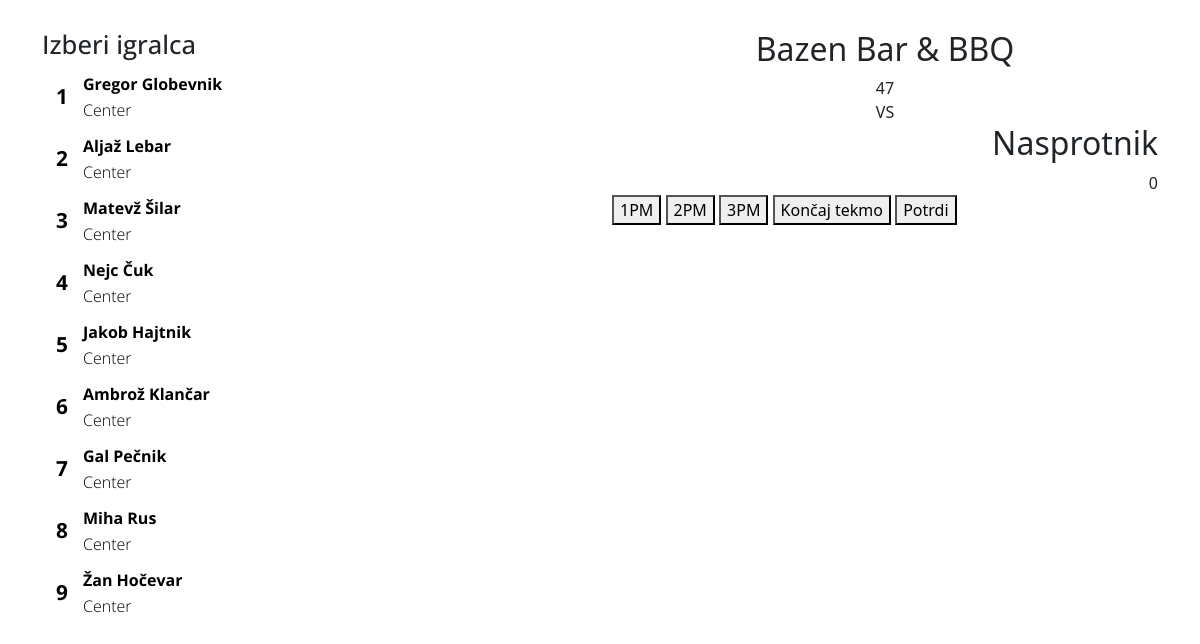
Screenshot of /game with the database file from the repository.
### app/models.py (models this page shows, shortened)
class Players(db.Model):
    player_id = db.Column(db.Integer, primary_key=True, autoincrement=True)
    full_name = db.Column(db.String(50), index=True, nullable=False)
    jersey_no = db.Column(db.String(50), index=True, nullable=False)
    pa_1 = db.Column(db.Integer, index=True)
    pm_1 = db.Column(db.Integer, index=True)
    pa_2 = db.Column(db.Integer, index=True)
    pm_2 = db.Column(db.Integer, index=True)
    pa_3 = db.Column(db.Integer, index=True)
    pm_3 = db.Column(db.Integer, index=True)
    fouls_o = db.Column(db.Integer, index=True)
    fouls_d = db.Column(db.Integer, index=True)
    rebounds_o = db.Column(db.Integer, index=True)
    rebounds_d = db.Column(db.Integer, index=True)
    assists = db.Column(db.Integer, index=True)
    turnovers = db.Column(db.Integer, index=True)
    blocks = db.Column(db.Integer, index=True)
    steals = db.Column(db.Integer, index=True)
    id_positon = db.Column(db.Integer, db.ForeignKey('positions.position_id'), nullable=False)
    id_opponent = db.Column(db.Integer, db.ForeignKey('opponents.opponent_id'))

class Opponents(db.Model):
    opponent_id = db.Column(db.INTEGER, primary_key=True, autoincrement=True, nullable=False)
    team_name = db.Column(db.String(50), index=True)
    points = db.Column(db.Integer, index=True)
    score = db.Column(db.Boolean, index=True)
    result = db.Column(db.Boolean, index=True)
    date = db.Column(db.Date, index=True, nullable=False)
    id_opponent = db.relationship('Players', backref='opponent', lazy=True)

### app/routes.py (the view)
@app.route('/game', methods=['GET', 'POST'])
def game():
    players = Players.query.all()
    current_opponent = Opponents.query.filter_by(date=date.today()).first()
    return render_template('game.html', current_opponent=current_opponent, players=players)

### app/templates/game.html (shortened to what this page needs)
{% extends "playerList.html" %}
{% block content %}
    <h2 id="bbq" style="text-align: center;">Bazen Bar & BBQ</h2>
        <div id="rezultat1" style="text-align: center;">47</div>
        <div style="text-align: center;">VS</div>
        <h2 id="nasportnik" style="text-align: right;">Nasprotnik</h2>
        <div id="result2" style="text-align: right;">{{ current_opponent.points }}</div>
        <button id="1pm" type="button" points="{{ current_opponent.points }}">1PM</button>
        <button id="2pm" type="button" points="{{ current_opponent.points }}">2PM</button>
        <button id="3pm" type="button" points="{{ current_opponent.points }}">3PM</button>
        <button type="button">Končaj tekmo</button>
        <button type="button">Potrdi</button>
{% endblock %}

### app/templates/playerList.html (shortened to what this page needs)
<!DOCTYPE html>
<html lang="en">
<head>
    <link rel="stylesheet" href="{{ url_for('static',filename='style.css') }}">
    <link href="https://cdn.jsdelivr.net/npm/bootstrap@5.1.0/dist/css/bootstrap.min.css" rel="stylesheet">
    <link rel="stylesheet" href="/static/css/base.css">
    <link rel="stylesheet" href="/static/css/playerList.css">
</head>
<body>
    <div class="container">
        <div class="row">
            <div class="col">
                <h1>Izberi igralca</h1>
                <div class="side-players">
                    {% for player in players %}
                        <a href="statistika.html" class="player">
                            <table>
                                <tr>
                                    <td rowspan="2" class="player-id">
                                        <div>{{ player.player_id }}</div>
                                    </td>
                                    <td>
                                        <div class="player-name">{{ player.full_name }}</div>
                                    </td>
                                </tr>
                                <tr>
                                    <td>
                                        <div class="player-pos">Center</div>
                                    </td>
                                </tr>
                            </table>
                        </a>
                    {% endfor  %}
                </div>
            </div>
            <div class="col">
                {% block content %}{% endblock %}
            </div>
        </div>
    </div>
</body>
</html>

### app/static/css/playerList.css (style rules this page uses)
h1 { font-family: 'Open Sans', sans-serif; font-size: 1.6em; }
body { background-color: white; padding: 30px; }
.side-players { height: 100%; width: 20%; }
a { text-decoration: none; }
table { margin: 10px 0; padding: 7px 0; width: 100%; border: none; }
.player-id { font-family: 'Open Sans', sans-serif; font-weight: bold; color: black; font-size: 1.3em; width: 40px; text-align: center; }
.player-name { font-family: 'Open Sans', sans-serif; font-weight: bold; color: black; }
.player-pos { font-family: 'Open Sans', sans-serif; font-weight: lighter; color: black; }
@media screen and (max-width: 1200px) { .side-players { width: 40%; } }

### rows the page displays
Players: player_id "1", full_name "Gregor Globevnik"
Players: player_id "2", full_name "Aljaž Lebar"
Players: player_id "3", full_name "Matevž Šilar"
Players: player_id "4", full_name "Nejc Čuk"
Players: player_id "5", full_name "Jakob Hajtnik"
Players: player_id "6", full_name "Ambrož Klančar"
Players: player_id "7", full_name "Gal Pečnik"
Players: player_id "8", full_name "Miha Rus"
Players: player_id "9", full_name "Žan Hočevar"
Opponents: points "0"
